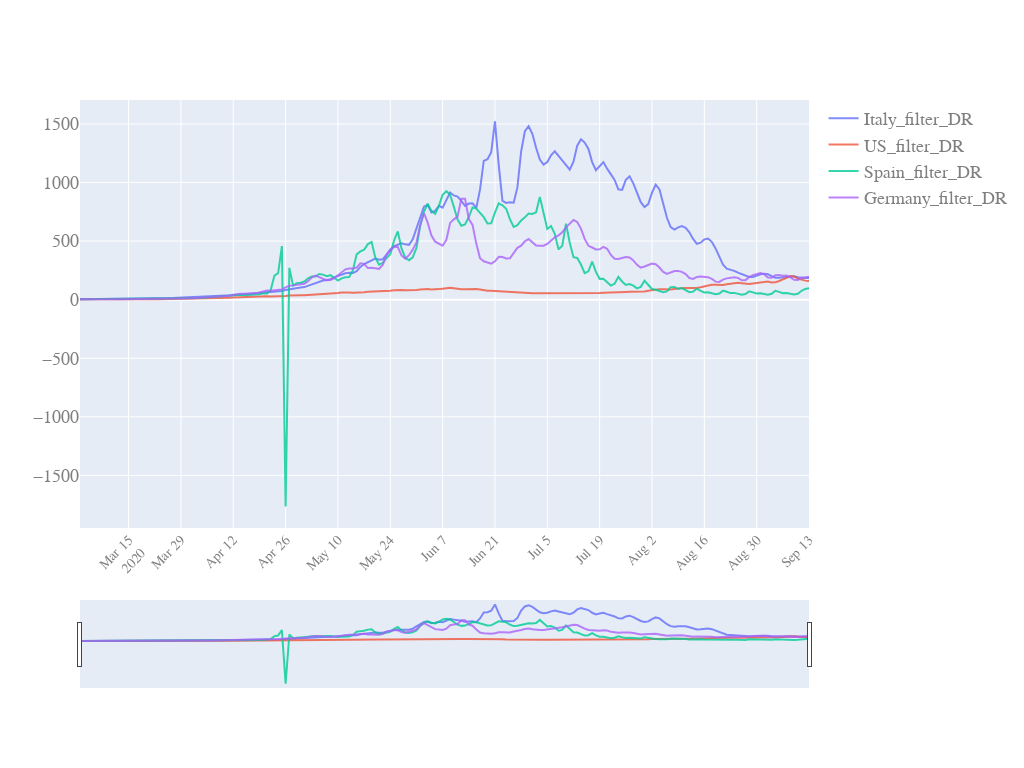

Here is the notebook cell this chart was saved with:
### Code cell
start_pos=40
quick_plot(df_analyse.date[start_pos:],
           df_analyse.iloc[start_pos:,[16,17,18,19]], #17,18,19   # US comparison 12,17
           y_scale='linear',
           slider=True)

### Figure 1 — Plotly figure (JSON) as saved in the notebook; plotly's stock layout.template omitted (floating-point values rounded to 4 significant figures; data arrays with more than 128 entries replaced by an {"elided": "..."} marker saying what was removed)
{"data": [{"name": "Italy_filter_DR", "opacity": 0.8, "type": "scatter", "x": {"elided": "196 str values"}, "y": {"elided": "196 float values"}}, {"name": "US_filter_DR", "opacity": 0.8, "type": "scatter", "x": {"elided": "196 str values"}, "y": {"elided": "196 float values"}}, {"name": "Spain_filter_DR", "opacity": 0.8, "type": "scatter", "x": {"elided": "196 str values"}, "y": {"elided": "196 float values"}}, {"name": "Germany_filter_DR", "opacity": 0.8, "type": "scatter", "x": {"elided": "196 str values"}, "y": {"elided": "196 float values"}}], "layout": {"autosize": true, "font": {"color": "#7f7f7f", "family": "PT Sans, monospace", "size": 18}, "height": 768, "width": 1024, "xaxis": {"nticks": 20, "rangeslider": {"visible": true}, "tickangle": -45, "tickfont": {"color": "#7f7f7f", "size": 14}}, "yaxis": {"type": "linear"}}}
